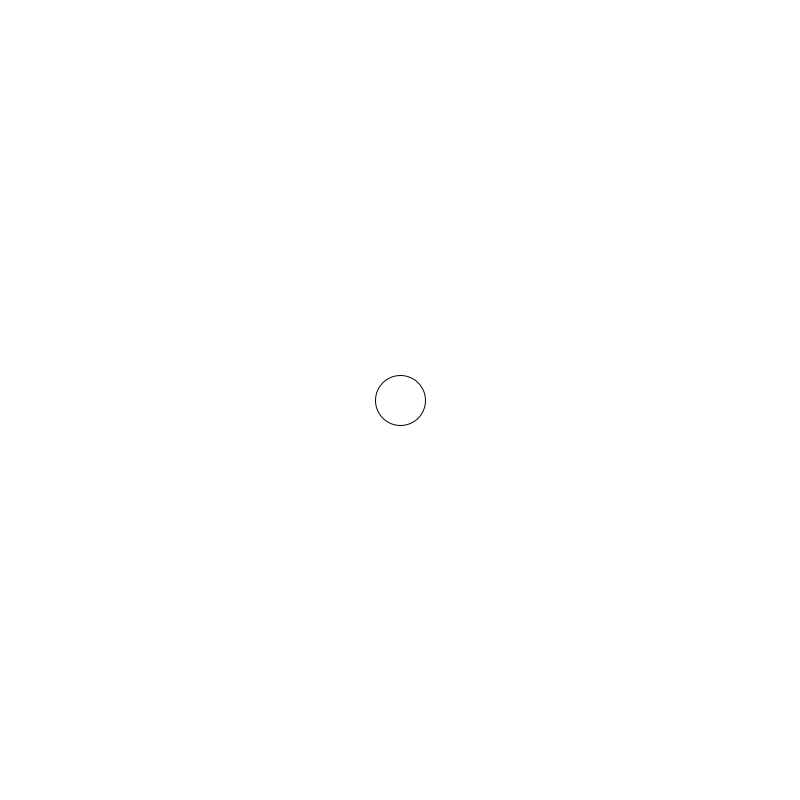
Frame 1 (no input)
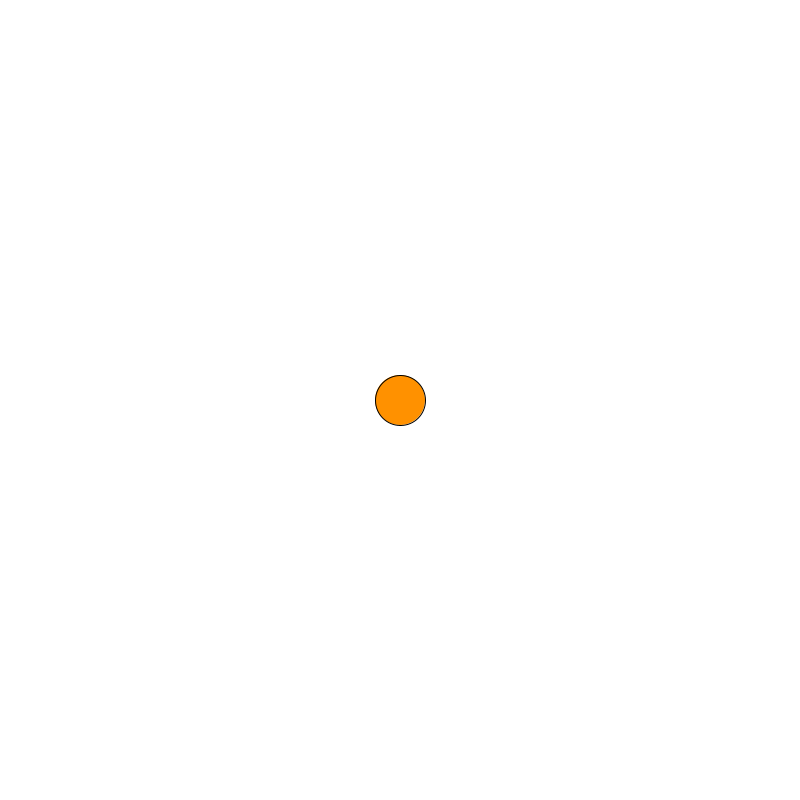
Frame 60 (the mouse pressed at the canvas centre just before this capture)
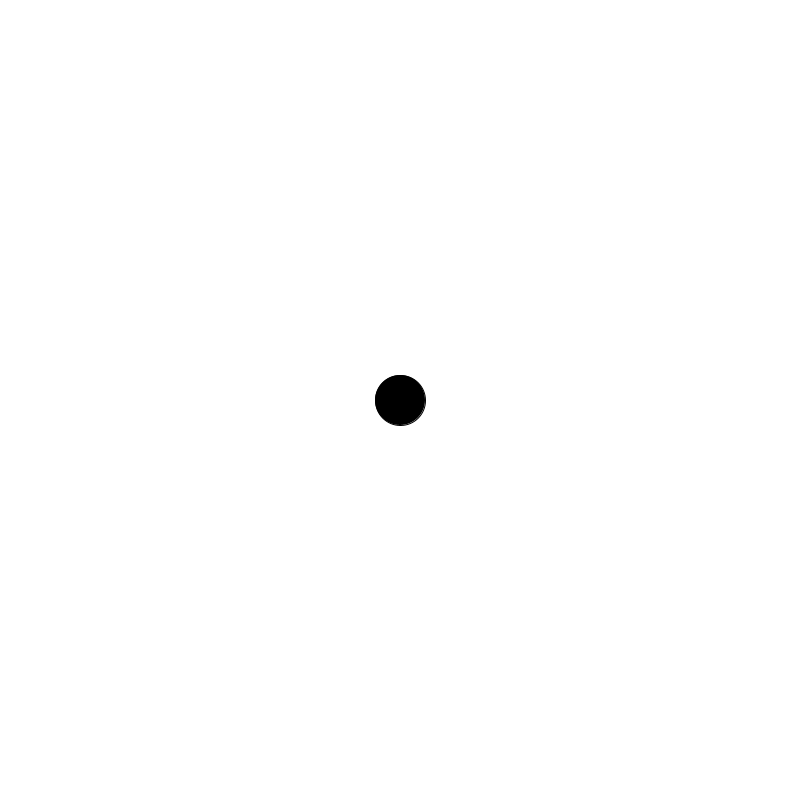
Frame 120 (the mouse held since frame 60 and released just before this capture)

The Processing sketch that drew these frames (run headless with seeded random() and noise(); from frame 60 on, the mouse is pressed at the canvas centre):

// Processing sketch: mouseFunctions
// ── mouseFunctions.pde
float x, y, w, h;
float xSpeed, ySpeed;

boolean overEllipse = false;
boolean locked = false;

color c;

void setup(){
  size (800, 800);
  x = (width/2);
  y = (width/2);
  w = 50;
  h = 50;
  c = color (255, 145, 0);
  
  xSpeed = mouseX - pmouseX;
  ySpeed = mouseY - pmouseY;
}

void draw(){
  background (255);
  ellipse (x, y, w, h);
  fill (c);
  
  if (mouseX > x-w && mouseX < x+w && mouseY > y-h && mouseY < y+h){
    overEllipse = true;
    c = color (0);
  } else {
    c = color (255, 145, 0);
  }
}
void mousePressed() {
 if (overEllipse){
   locked = true;
 } else {
   locked = false;
 }
}
void mouseDragged() {
  if (locked) {
    x = mouseX;
    y = mouseY;
  }
}
void mouseReleased() {
  locked = false;
  xSpeed = mouseX - pmouseX;
  ySpeed = mouseY - pmouseY;
}
